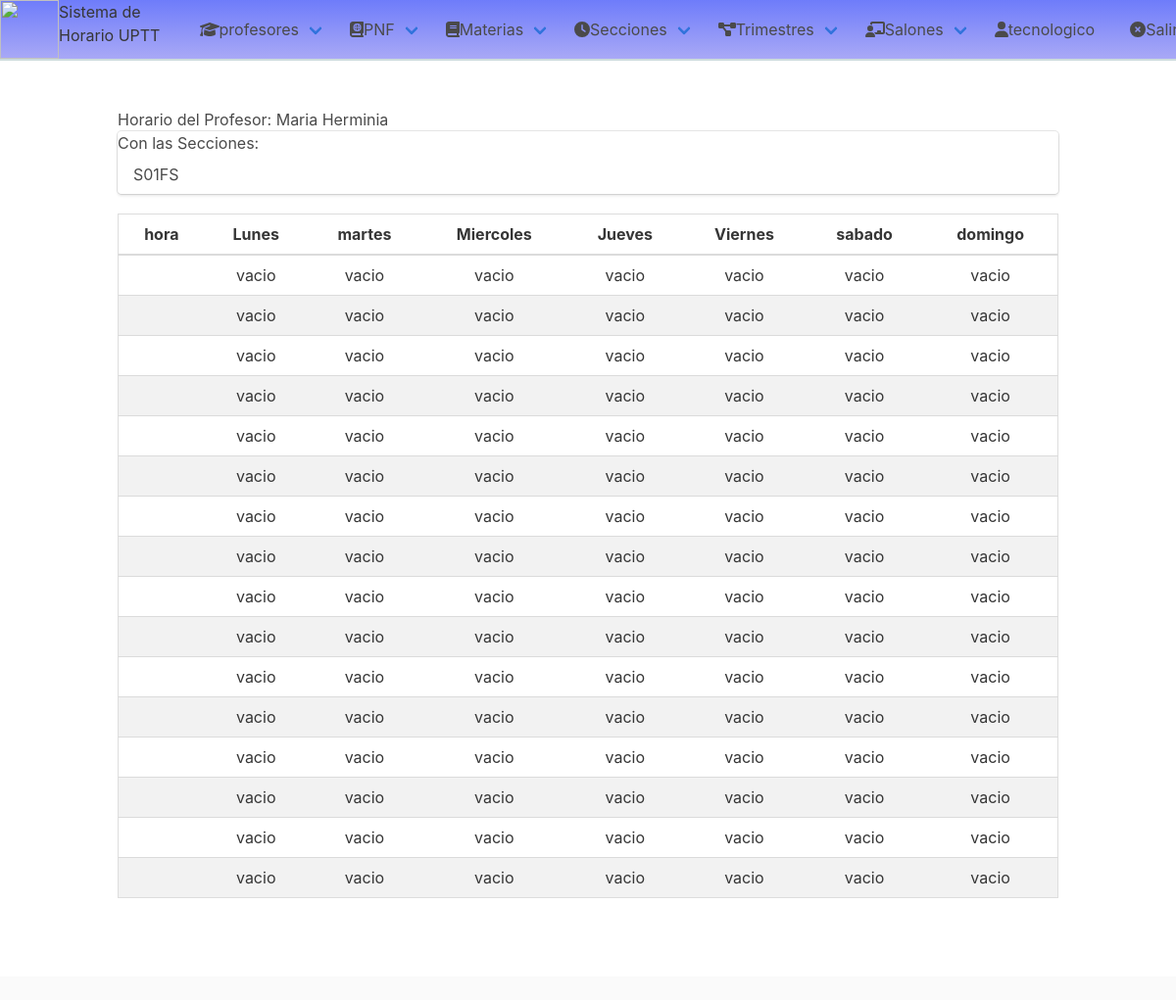
Page /horario-profe/1 (signed in) on the earlier database version.
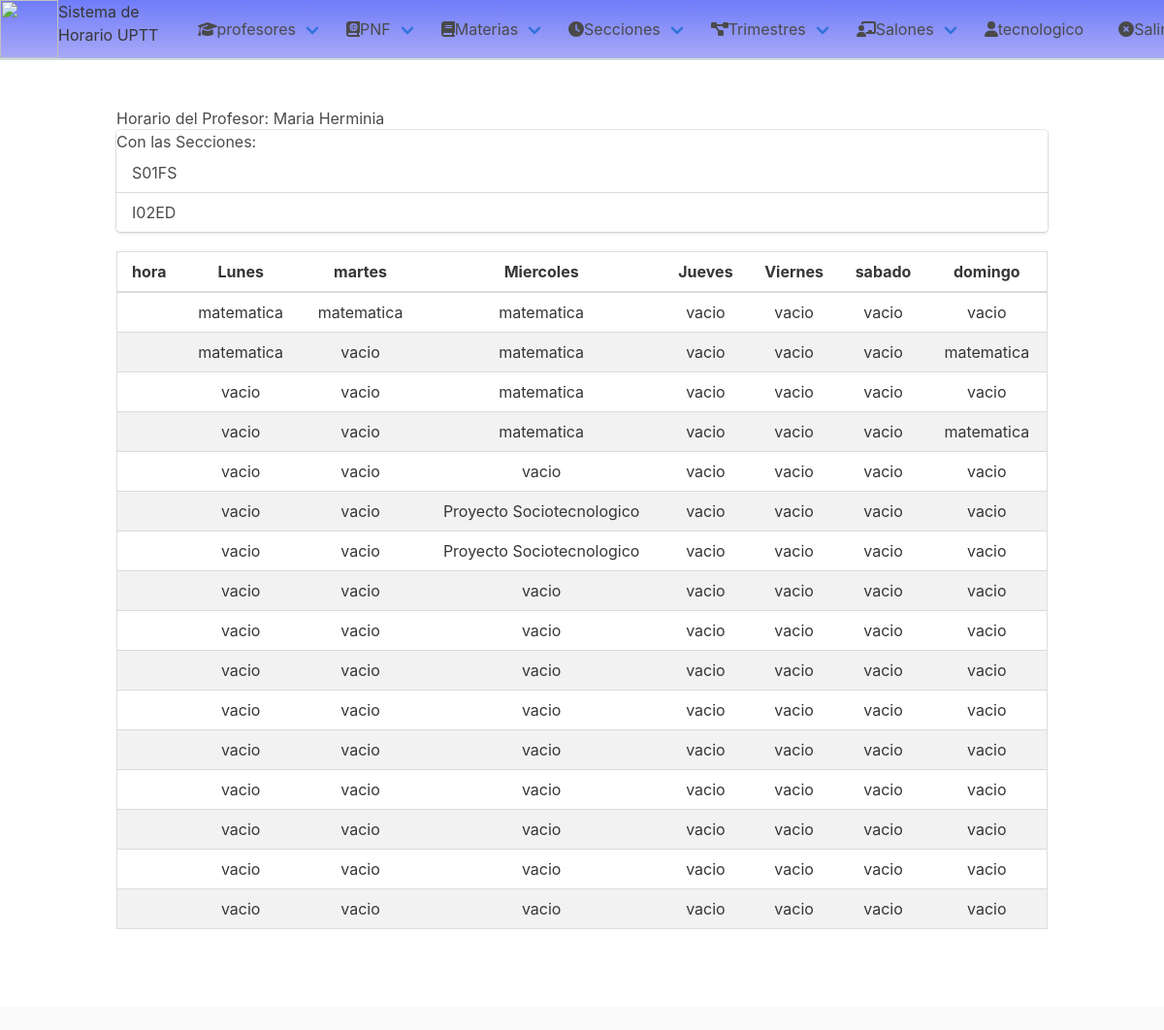
Same page on the later database version.
### horario/models.py (models this page shows, shortened)
class Horarios(models.Model):
    codigo = models.CharField(max_length=10, default=None)
    seccion = models.ForeignKey(Secciones, null=True, on_delete=models.CASCADE)
    posicion = models.TextField(max_length=5000, default=None)
    class Meta:
        ordering = ["codigo"]
        verbose_name_plural = "Horarios"

class Secciones(models.Model):
    modalidades = [('FS', "fin de semana"), ('ES', "entre semana")]
    codigo = models.CharField(max_length=10)
    pnf = models.ForeignKey(PNF, null=True, on_delete=models.CASCADE)
    trimestre = models.ForeignKey(Trimestre, on_delete=models.DO_NOTHING)
    modalidad = models.CharField(max_length=30, choices=modalidades)
    profesores = models.ManyToManyField(Profesores)
    class Meta:
        ordering = ["codigo"]
        verbose_name_plural = "Secciones"
    def __str__(self):  # __unicode__ en Python 3
        return self.codigo

class Materias(models.Model):
    nombre = models.CharField('Nombre de Materia', max_length=50)
    codigo = models.CharField('Codigo de Materia', max_length=10)
    unidadesC = models.PositiveIntegerField('Unidades Curriculares')
    class Meta:
        ordering = ["nombre"]
        verbose_name_plural = "Materias"

### horario/views.py (the view)
# urls.py: path('horario-profe/<slug:id_profesor>', views.Horario_profesor, name='horario de profesor'),
@login_required
def Horario_profesor(request, id_profesor):
    profesor = get_object_or_404(Profesores, id=id_profesor)
    horario = Horarios.objects.filter(seccion__profesores=profesor)
    posicion = []
    try:
        for h in horario:
            posiciones = json.loads(h.posicion)
            for i in posiciones:
                for m in profesor.materias.all():
                    if m.nombre in str(i):
                        posicion.append(i)
        return (
            render(request, "listasHorarios/horario_profesor.html",
                   context={'horarios': horario, 'posicion': posicion, 'profesor': profesor},
                   )
        )
    except (KeyError, Horarios.DoesNotExist):
        return render(request, 'listasHorarios/secciones_h.html', {
            'question': horario,
            'error_message': "Ese Horario no existe, por favor escoja otro.",
        })

### templates/listasHorarios/horario_profesor.html
{% extends 'base.html' %}
{% block content %}
    <div>
    <h3>Horario del Profesor: {{ profesor.nombre }}</h3>
    <ol class="list">Con las Secciones:
        {% for horario in horarios %}
            <li class="list-item">{{ horario.seccion }}</li>
        {% endfor %}
    </ol>
    </div>
    <table class="table mb-4">
        <thead>
        <th>
            hora
        </th>
        <th>
            Lunes
        </th>
        <th>
            martes
        </th>
        <th>
            Miercoles
        </th>
        <th>
            Jueves
        </th>
        <th>
            Viernes
        </th>
        <th>
            sabado
        </th>
        <th>
            domingo
        </th>
        </thead>
        <tbody>
        {% for i in "abcdefghijklmnop"%}
            <tr>
                <td class="hora">
                </td>
                {% for foo in "lmMjvsd" %}
                    <td
                            {% for p in posicion %}
                                {% if foo == p.dia and i == p.hora %}
                                    id={{ foo }} name={{ i }}> <p>{{ p.codigo }}</p> </td><span class="is-hidden"
                                {% endif %}
                            {% endfor %}
                    id={{ foo }} name={{ i }}> vacio</span> </td>
                {% endfor %}
            </tr>
        {% endfor %}
        </tbody>
    </table>
{% endblock %}

Differences in the rows shown:
added Horarios: seccion "I02ED"
now on this page (row unchanged): Materias: codigo "matematica"
now on this page (row unchanged): Materias: codigo "Proyecto Sociotecnologico"
Other differences:
list line gone: "vacio vacio vacio"
list line gone: "vacio"
list line gone: "vacio vacio"
